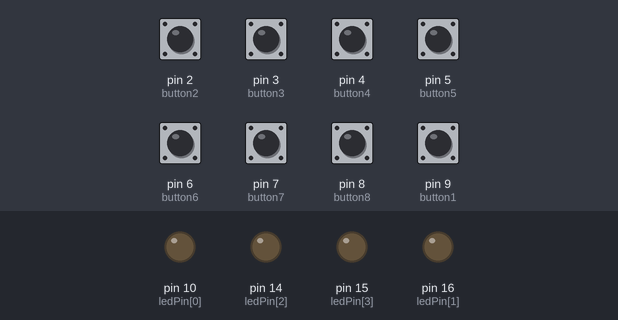
This sketch was run on a simulated SparkFun Pro Micro, built with avr-gcc and run on an emulated ATmega32U4. Shown: output pins drawn as LEDs (lit = HIGH). Dashed ring = blinking. The inputs (shaded band) are chosen by the test bench; at power-on: pin 2 (button2), pin 3 (button3), pin 4 (button4), pin 5 (button5), pin 6 (button6), pin 7 (button7), pin 8 (button8), pin 9 (button1) HIGH. What the sketch prints to the serial monitor is not drawn.

Above: at 3.8 s.
3.9 s: pin 3 (button3) pulled LOW for 0.15 s
At 4.75 s:
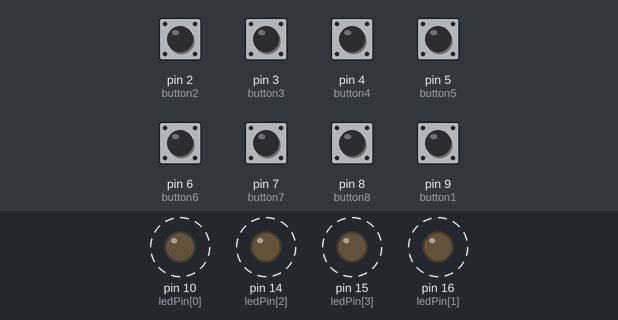
6.9 s: pin 2 (button2) pulled LOW for 1 s
At 7.03 s:
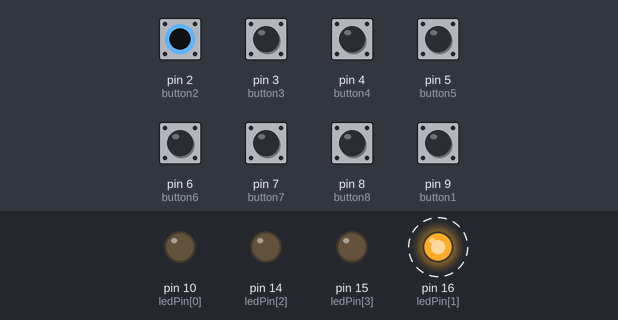
9.4 s: pin 3 (button3) pulled LOW for 1 s
At 11.5 s:
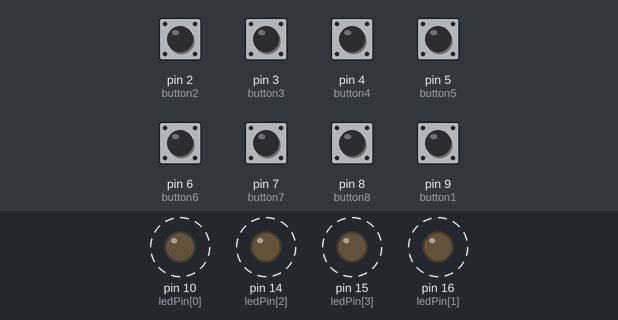
12.4 s: pin 4 (button4) pulled LOW for 1 s
At 15.0 s:
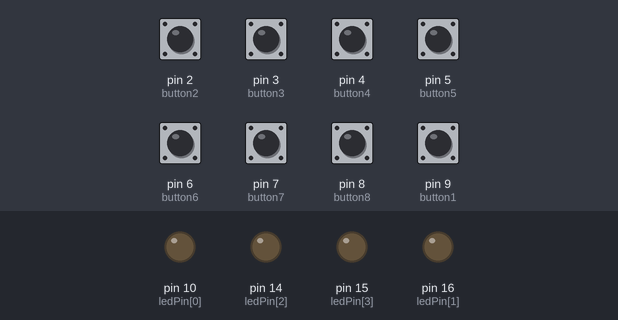
Timing chart, 0 to 16.4 s (numbered marks = the images above; inputs shaded):
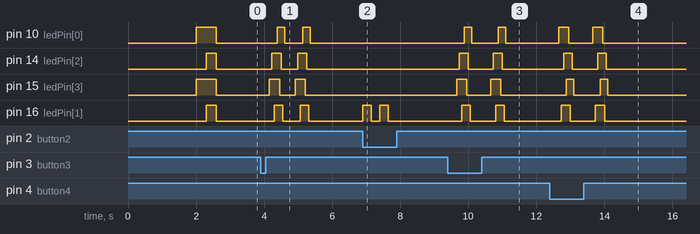

The sketch:

midi_footswitch.ino
```cpp
// (licence header left out)
#include "MIDIUSB.h"
#include <Bounce2.h>

//---------------------| attributes |---------------------//
// buttons
Bounce2::Button button1 = Bounce2::Button();
Bounce2::Button button2 = Bounce2::Button();
Bounce2::Button button3 = Bounce2::Button();
Bounce2::Button button4 = Bounce2::Button();
Bounce2::Button button5 = Bounce2::Button();
Bounce2::Button button6 = Bounce2::Button();
Bounce2::Button button7 = Bounce2::Button();
Bounce2::Button button8 = Bounce2::Button();

// leds
uint8_t ledPin[] = {10, 16, 14, 15};
uint8_t ledState[] = {LOW, LOW, LOW, LOW};
bool ledChanged[] = {false, false, false, false};

// delay
uint32_t interval[] = {500, 250, 100, 1000}; // ms
unsigned long previousMillis[] = {0, 0, 0, 0};

//--------------------| MIDI-signal |--------------------//
void noteOn(byte channel, byte pitch, byte velocity) {
    midiEventPacket_t noteOn = {0x09, 0x90 | channel, pitch, velocity};
    MidiUSB.sendMIDI(noteOn);
}

void noteOff(byte channel, byte pitch, byte velocity) {
    midiEventPacket_t noteOff = {0x08, 0x80 | channel, pitch, velocity};
    MidiUSB.sendMIDI(noteOff);
}

void controlChange(byte channel, byte control, byte value) {
    midiEventPacket_t event = {0x0B, 0xB0 | channel, control, value};
    MidiUSB.sendMIDI(event);
}

//-------------------| initalisation |-------------------//
void setup() {
    delay(2000);
    Serial.begin(115200);
    Serial.println("Booting....");

    setupButtons();
    setupLeds();

    Serial.println("Boot finished!");
}

void setupButtons() {
    button1.attach(9, INPUT_PULLUP);
    button1.interval(5);

    button2.attach(2, INPUT_PULLUP);
    button2.interval(5);

    button3.attach(3, INPUT_PULLUP);
    button3.interval(5);

    button4.attach(4, INPUT_PULLUP);
    button4.interval(5);

    button5.attach(5, INPUT_PULLUP);
    button5.interval(5);

    button6.attach(6, INPUT_PULLUP);
    button6.interval(5);

    button7.attach(7, INPUT_PULLUP);
    button7.interval(5);

    button8.attach(8, INPUT_PULLUP);
    button8.interval(5);
}

void setupLeds() {
    for (int i = 0; i < sizeof(ledPin) / sizeof(ledPin[0]); i++) {
        pinMode(ledPin[i], OUTPUT);
        digitalWrite(ledPin[i], ledState[i]);
    }

    // boot animation
    digitalWrite(ledPin[0], HIGH);
    digitalWrite(ledPin[3], HIGH);
    delay(300);
    digitalWrite(ledPin[1], HIGH);
    digitalWrite(ledPin[2], HIGH);
    delay(300);
    digitalWrite(ledPin[0], LOW);
    digitalWrite(ledPin[1], LOW);
    digitalWrite(ledPin[2], LOW);
    digitalWrite(ledPin[3], LOW);
}

//------------------------| main |------------------------//
void loop() {
    updateButtons();
    updateLeds();
}

//------------------------| LEDs |------------------------//
void updateLeds() {
    for (int i = 0; i < sizeof(ledPin) / sizeof(ledPin[0]); i++) {
        unsigned long currentMillis = millis();
        if (ledChanged[i] && currentMillis - previousMillis[i] >= interval[i]) {
            previousMillis[i] = currentMillis;
            if (ledState[i] == LOW) {
                ledState[i] = HIGH;
            } else {
                ledState[i] = LOW;
            }
            digitalWrite(ledPin[i], ledState[i]);
        } else if (!ledChanged[i]) {
            ledState[i] = LOW;
            digitalWrite(ledPin[i], ledState[i]);
        }
    }
}

//----------------------| buttons |----------------------//
void updateButtons() {
    if (button1.update()) {
        ledChanged[0] = !ledChanged[0]; // change to button is pressed or not
        if (button1.released()) {
            noteOn(0, 48, 64);
            MidiUSB.flush();
        } else if (button1.pressed()) {
            noteOff(0, 48, 64);
            MidiUSB.flush();
        }
    }

    if (button2.update()) {
        ledChanged[1] = !ledChanged[1];
        if (button2.released()) {
            noteOn(0, 50, 64);
            MidiUSB.flush();
        } else if (button2.pressed()) {
            noteOff(0, 50, 64);
            MidiUSB.flush();
        }
    }

    if (button3.update()) {
        if (button3.released()) {
            pageDownAnimation();
            // ledChanged[2] = true;
            // noteOn(0, 52, 64);
            // MidiUSB.flush();
        } else if (button3.pressed()) {
            pageDownAnimation();
            // ledChanged[2] = false;
            // noteOff(0, 52, 64);
            // MidiUSB.flush();
        }
    }

    if (button4.update()) {
        if (button4.released()) {
            pageUpAnimation();
            // noteOn(0, 54, 64);
            // MidiUSB.flush();
        } else if (button4.pressed()) {
            pageUpAnimation();
            // ledChanged[3] = false;
            // noteOff(0, 54, 64);
            // MidiUSB.flush();
        }
    }

    button5.update();
    if (button5.released()) {
        noteOn(0, 56, 64);
        MidiUSB.flush();
    } else if (button5.pressed()) {
        noteOff(0, 56, 64);
        MidiUSB.flush();
    }

    button6.update();
    if (button6.released()) {
        noteOn(0, 58, 64);
        MidiUSB.flush();
    } else if (button6.pressed()) {
        noteOff(0, 58, 64);
        MidiUSB.flush();
    }

    button7.update();
    if (button7.released()) {
        noteOn(0, 60, 64);
        MidiUSB.flush();
    } else if (button7.pressed()) {
        noteOff(0, 60, 64);
        MidiUSB.flush();
    }

    button8.update();
    if (button8.released()) {
        noteOn(0, 62, 64);
        MidiUSB.flush();
    } else if (button8.pressed()) {
        noteOff(0, 62, 64);
        MidiUSB.flush();
    }
}

// FIX remove delay
void pageDownAnimation() {
    for (int i = sizeof(ledPin) / sizeof(ledPin[0]) - 1; i >= 0; i--) {
        digitalWrite(ledPin[i], LOW);
    }
    delay(250);
    for (int i = sizeof(ledPin) / sizeof(ledPin[0]) - 1; i >= 0; i--) {
        digitalWrite(ledPin[i], HIGH);
        delay(75);
    }
    for (int i = sizeof(ledPin) / sizeof(ledPin[0]) - 1; i >= 0; i--) {
        digitalWrite(ledPin[i], LOW);
        delay(50);
    }
}

void pageUpAnimation() {
    for (int i = sizeof(ledPin) / sizeof(ledPin[0]) - 1; i >= 0; i--) {
        digitalWrite(ledPin[i], LOW);
    }
    delay(250);
    for (int i = 0; i < sizeof(ledPin) / sizeof(ledPin[0]); i++) {
        digitalWrite(ledPin[i], HIGH);
        delay(75);
    }
    for (int i = 0; i < sizeof(ledPin) / sizeof(ledPin[0]); i++) {
        digitalWrite(ledPin[i], LOW);
        delay(50);
    }
}
```

Measured:
- after the input at 3.9 s, pin 10 (ledPin[0]): alternates HIGH for 0.23 s and LOW for 0.53 s, 4 changes in all, then stays LOW, starting after 0.48 s; pin 14 (ledPin[2]): alternates HIGH for 0.28 s and LOW for 0.48 s, 4 changes in all, then stays LOW, starting after 0.33 s
- after the input at 6.9 s, pin 16 (ledPin[1]): alternates HIGH for 0.25 s and LOW for 0.25 s, 4 changes in all, then stays LOW, starting at once
- after the input at 9.4 s, pin 10 (ledPin[0]): alternates HIGH for 0.23 s and LOW for 0.78 s, starting after 0.48 s; pin 14 (ledPin[2]): alternates HIGH for 0.28 s and LOW for 0.73 s, 4 changes in all, then stays LOW, starting after 0.33 s
- after the input at 12.4 s, pin 10 (ledPin[0]): alternates HIGH for 0.30 s and LOW for 0.70 s, 4 changes in all, then stays LOW, starting after 0.26 s; pin 14 (ledPin[2]): alternates HIGH for 0.25 s and LOW for 0.75 s, 4 changes in all, then stays LOW, starting after 0.41 s
